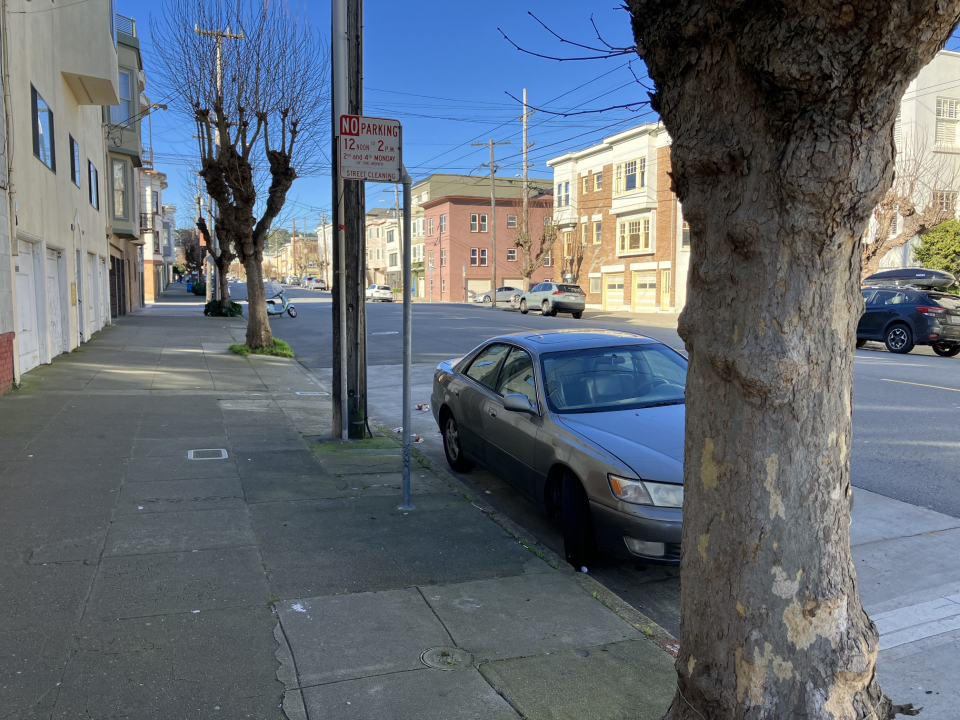
#> input picture james.jpg, 1920 x 1440 px (shown at 1/2 size)
$ python -i generate_tactile_graphics.py   (imports and definitions only)
#> lines starting #> are read from the running program, lines starting #| are printed output that depends on the picture; after the words box and inside, x2 and y2 are one past the last pixel; in counts of white or black regions, pixels touching at a corner belong together
#> further down, picture is the input picture: shape (1440, 1920, 3); mean B, G, R 115, 106.2, 97.9
import numpy as np
import cv2
import matplotlib.pyplot as plt
from matplotlib.widgets import Button
import json
import os
import matplotlib.colors as mcolors

class InteractivePinMatrix:
    # [421 lines left out: functions __init__, _generate_color_palette, _get_current_date, _setup_figure, _update_color_indicator, _on_click and 8 more, not called in this run]

# [Rest of the code remains unchanged]
def convert_image_to_pin_matrix(display_image):
    """
    Converts an image to a binary representation for a 43x31 pin matrix,
    emphasizing outlines and key details while suppressing smaller features.

    Args:
        display_image (numpy.ndarray): Input image to be displayed

    Returns:
        numpy.ndarray: Binary 2D array (31x43) representing pin states
    """
    # Convert image to grayscale if it's color
    if len(display_image.shape) == 3:
        grayscale_image = cv2.cvtColor(display_image, cv2.COLOR_BGR2GRAY)
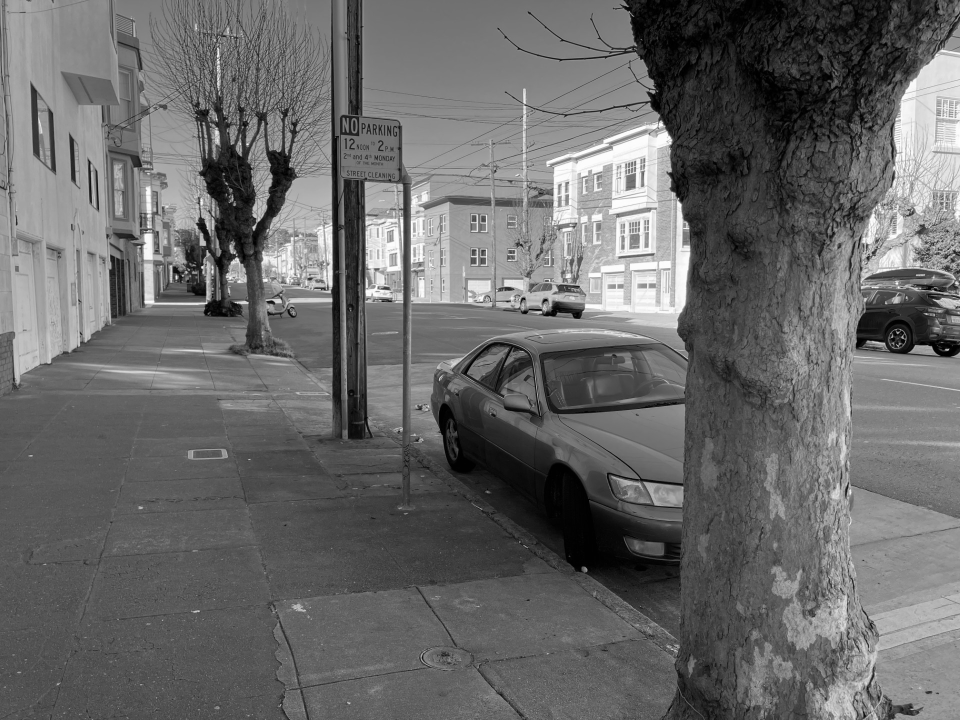
#> grayscale_image: shape (1440, 1920) (shown at 1/2 size); min 0, max 255, mean 104.7
    else:
        grayscale_image = display_image.copy()

    binary_image = cv2.adaptiveThreshold(
        grayscale_image,  # Threshold the resized image
        255,
        cv2.ADAPTIVE_THRESH_GAUSSIAN_C,
        cv2.THRESH_BINARY,
        11,
        2
    )
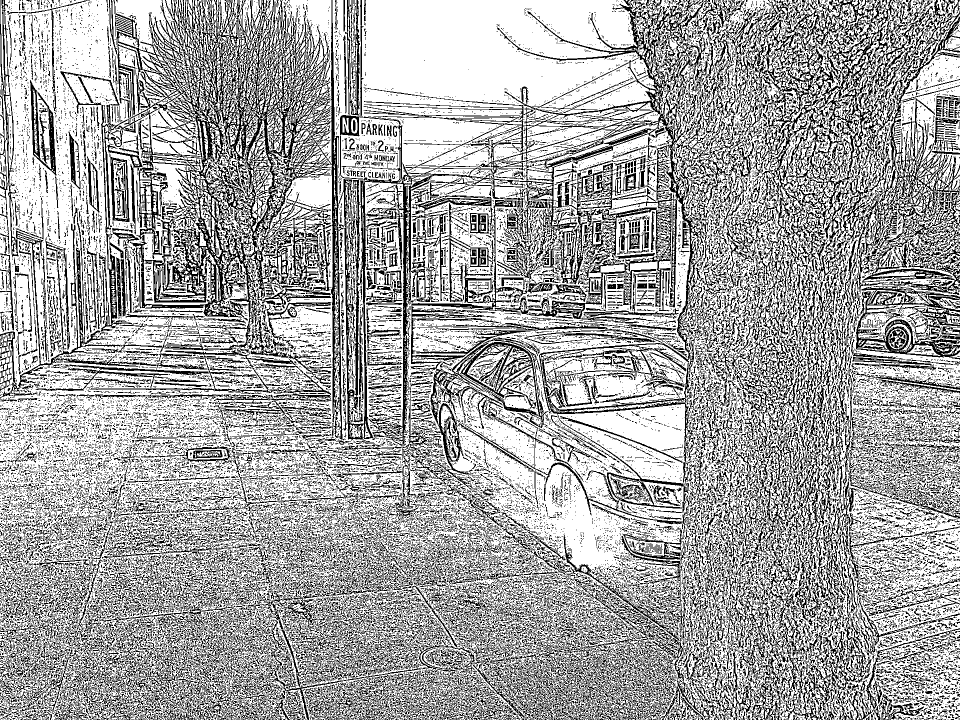
#> binary_image: shape (1440, 1920) (shown at 1/2 size); 65% white; black in thin lines or dots

    # 1. Apply Gaussian Blur for Noise Reduction and Detail Suppression
    blurred_image = cv2.GaussianBlur(binary_image, (5, 5), 0)

    # 2. Apply Edge Detection
    edges = cv2.Canny(blurred_image, 80, 160)
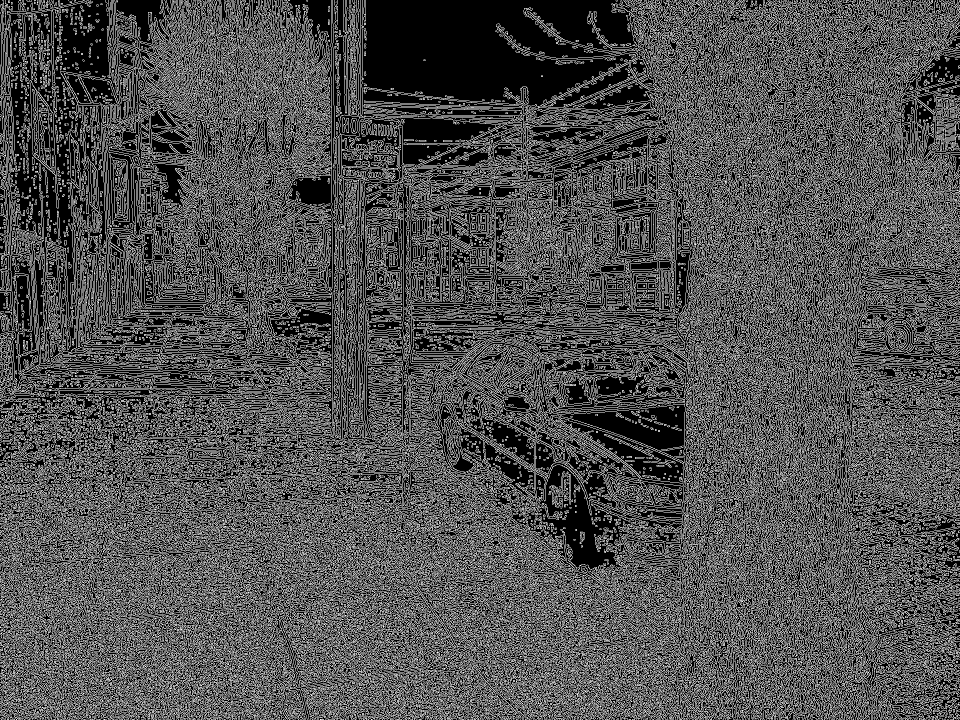
#> edges: shape (1440, 1920) (shown at 1/2 size); 31.8% white in thin lines or dots

    # 3. Dilate Edges
    kernel = np.ones((2, 2), np.uint8)
    dilated_edges = cv2.dilate(edges, kernel, iterations=1)
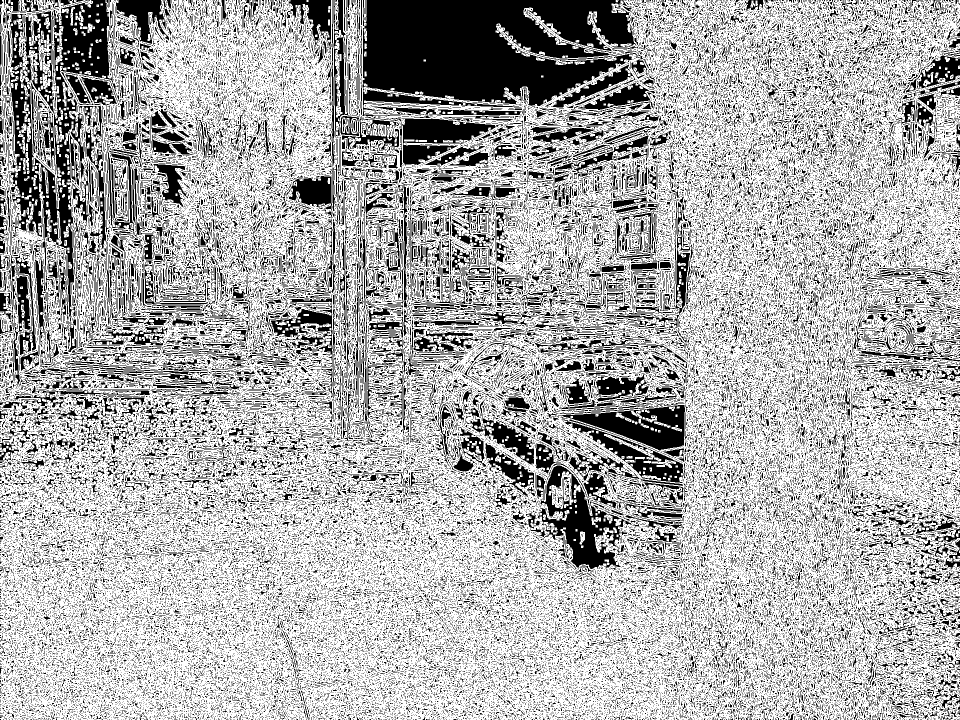
#> dilated_edges: shape (1440, 1920) (shown at 1/2 size); 67.9% white; 81237 black regions (75804 under 20 px), largest, box (x1, y1, x2, y2) and area: (725, 0, 1279, 234) 92920, (19, 0, 237, 704) 40019, (1061, 931, 1271, 1140) 13857

    # 4. Resize *before* thresholding
    resized_edges = cv2.resize(dilated_edges, (43, 31), interpolation=cv2.INTER_AREA)
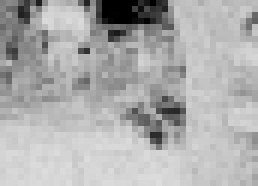
#> resized_edges: shape (31, 43) (shown 6 times larger); min 0, max 221, mean 173.2

    # Convert to boolean matrix
    pin_matrix = resized_edges > 0
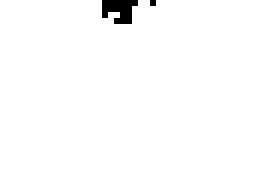
#> pin_matrix: shape (31, 43) bool (shown 6 times larger); 98.6% white; 2 black regions (2 under 20 px)

    return pin_matrix

# [16 lines left out: functions create_new_diagram, open_from_image, open_from_json, not called in this run]

# [20 lines not run here, left out]

>>> import cv2
>>> picture = cv2.imread('../james.jpg')
>>> result = convert_image_to_pin_matrix(picture)

$ run again, on plan.jpg
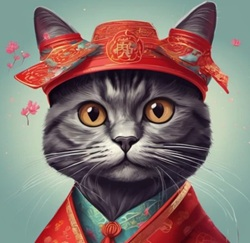
#> input picture plan.jpg, 250 x 243 px
#> picture is the input picture: shape (243, 250, 3); mean B, G, R 110.5, 114.9, 132.3
#> in convert_image_to_pin_matrix, `binary_image = cv2.adaptiveThreshold( grayscale_image,`:
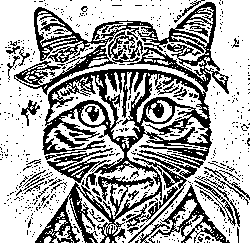
#> binary_image: shape (243, 250); 66% white; 587 black regions (542 under 20 px), largest, box (x1, y1, x2, y2) and area: (14, 2, 229, 243) 13772, (148, 184, 230, 243) 980, (47, 148, 113, 183) 677
#> edges: shape (243, 250); 26.1% white in thin lines or dots
#> dilated_edges: shape (243, 250); 56.2% white; 1253 black regions (1136 under 20 px), largest, box (x1, y1, x2, y2) and area: (0, 0, 76, 243) 6770, (205, 0, 250, 194) 4940, (44, 0, 193, 41) 2757
#> in convert_image_to_pin_matrix, `pin_matrix = resized_edges > 0`:
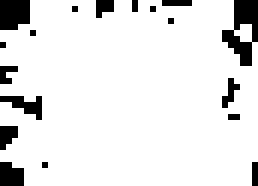
#> pin_matrix: shape (31, 43) bool (shown 6 times larger); 89.9% white; 18 black regions (16 under 20 px), largest, box (x1, y1, x2, y2) and area: (37, 0, 43, 11) 36, (0, 0, 5, 5) 23
